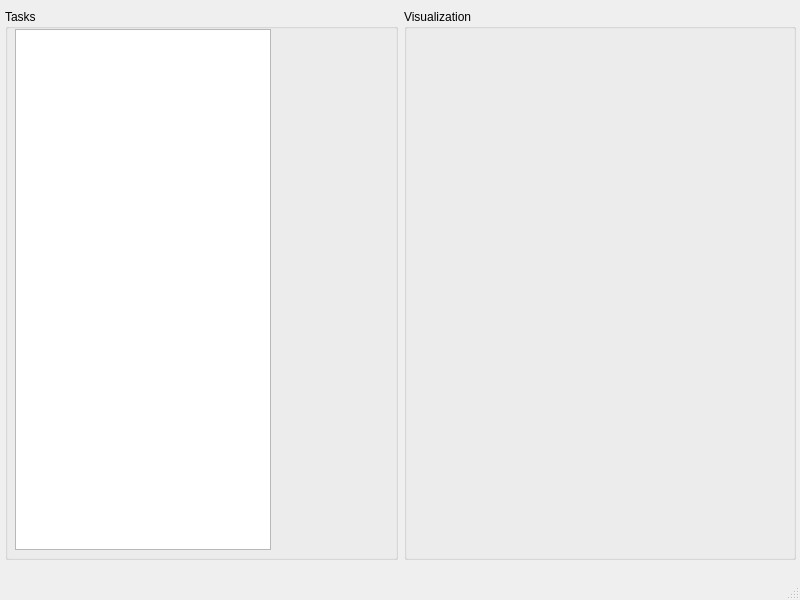
<?xml version="1.0" encoding="UTF-8"?>
<ui version="4.0">
 <class>MainWindow</class>
 <widget class="QMainWindow" name="MainWindow">
  <property name="geometry">
   <rect>
    <x>0</x>
    <y>0</y>
    <width>800</width>
    <height>600</height>
   </rect>
  </property>
  <property name="windowTitle">
   <string>MainWindow</string>
  </property>
  <widget class="QWidget" name="centralwidget">
   <widget class="QWidget" name="horizontalLayoutWidget">
    <property name="geometry">
     <rect>
      <x>5</x>
      <y>9</y>
      <width>791</width>
      <height>551</height>
     </rect>
    </property>
    <layout class="QHBoxLayout" name="horizontalLayout">
     <item>
      <widget class="QGroupBox" name="groupBox">
       <property name="title">
        <string>Tasks</string>
       </property>
       <widget class="QTableView" name="tblTasks">
        <property name="geometry">
         <rect>
          <x>10</x>
          <y>20</y>
          <width>256</width>
          <height>521</height>
         </rect>
        </property>
       </widget>
      </widget>
     </item>
     <item>
      <widget class="QGroupBox" name="groupBox_2">
       <property name="title">
        <string>Visualization</string>
       </property>
      </widget>
     </item>
    </layout>
   </widget>
  </widget>
  <widget class="QMenuBar" name="menubar">
   <property name="geometry">
    <rect>
     <x>0</x>
     <y>0</y>
     <width>800</width>
     <height>20</height>
    </rect>
   </property>
  </widget>
  <widget class="QStatusBar" name="statusbar"/>
 </widget>
 <resources/>
 <connections/>
</ui>
